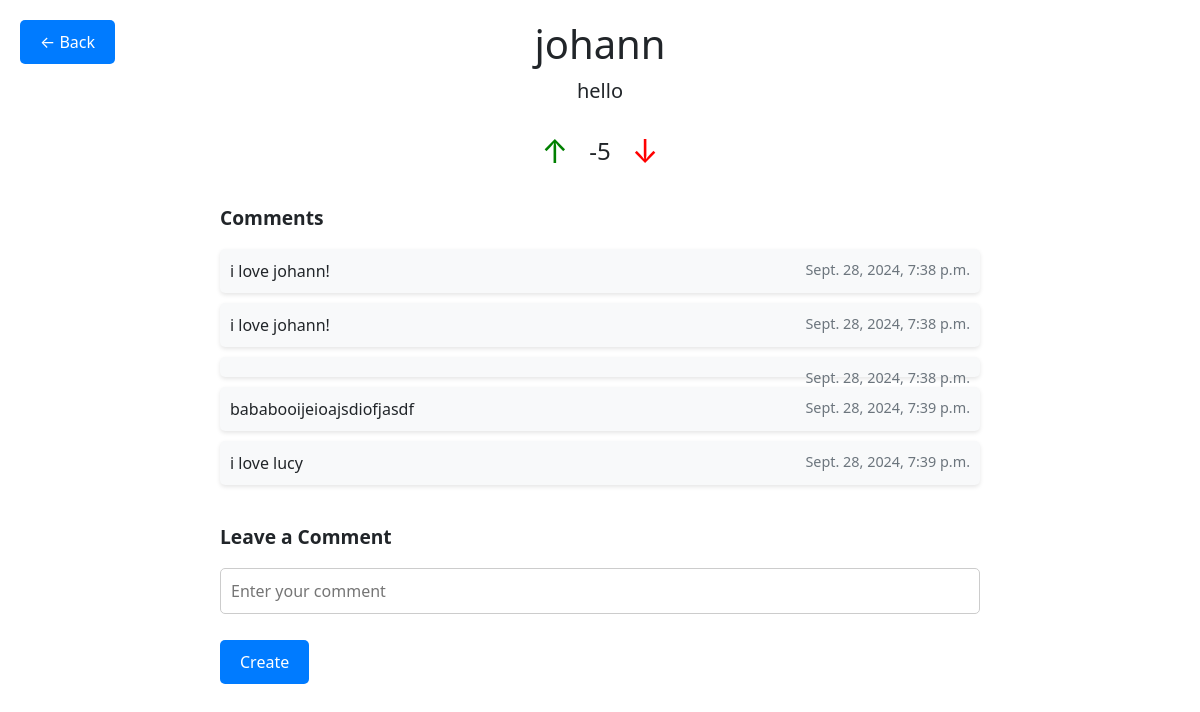
The page /app/post/9/ on the database its author committed.
### deals/models.py (models this page shows, shortened)
class Post(models.Model):
    product_name = models.CharField(max_length=200)
    location_name = models.CharField(max_length = 200)
    location_street_address = models.CharField(max_length = 200)
    location_lat = models.FloatField(default = 36.1446206)
    location_long = models.FloatField(default = -86.8032659)
    info_text = models.CharField(max_length = 500)
    score = models.IntegerField(default = 0)
    post_date = models.DateTimeField("date posted")
    tags = models.ManyToManyField(Tag)

class Comment(models.Model):
    post = models.ForeignKey(Post, on_delete=models.CASCADE)
    body_text = models.CharField(max_length=1000)
    post_date = models.DateTimeField("date posted")

### deals/views.py (the view)
# urls.py: path("post/<int:post_id>/", views.detail, name="detail"),
def detail(request, post_id: int) -> HttpResponse:
    post = get_object_or_404(Post, pk=post_id)
    return render(request, "deals/detail.html", {"post": post})

### deals/templates/deals/detail.html (shortened to what this page needs)
<!DOCTYPE html>
<html lang="en">
<head>
    <link href="https://cdn.jsdelivr.net/npm/bootstrap@5.3.0-alpha1/dist/css/bootstrap.min.css" rel="stylesheet">
</head>
<body>
    <a href="{% url 'deals:home'%}" class="back-button">← Back </a>
    <div class="page-container">
        <h1>{{ post.product_name }}</h1>
        <p class="lead text-center">{{ post.info_text }}</p>
        <form method="post" action="{% url 'deals:vote' post.id %}">
            <div class="vote-section">
                <button type="submit" name="upvote" class="vote-btn upvote">↑</button>
                <h3 id="score">{{ post.score }}</h3>
                <button type="submit" name="downvote" class="vote-btn downvote">↓</button>
            </div>
        </form>
        <div class="comment-list">
            <h2 class="comment-heading">Comments</h2>
            <ul class="list-unstyled">
                {% for comment in post.comment_set.all %}
                    <li class="comment-item">
                        {{ comment.body_text }}
                        <span class="comment-date">{{ comment.post_date }}</span>
                    </li>
                {% endfor %}
            </ul>
        </div>
        <div class="comment-section">
            <h2 class="comment-heading">Leave a Comment</h2>
            <form action="{% url 'deals:commenthandler' post.id%}" method="post">
                <fieldset>
                    <p>
                        <input type="text" name="comment_text" class="comment-input" placeholder="Enter your comment" required />
                    </p>
                </fieldset>
                <input type="submit" value="Create" class="submit-btn">
            </form>
        </div>
    </div>
</body>
</html>

### deals/templates/deals/detail.html (style rules this page uses)
.page-container { max-width: 800px; margin: 0 auto; padding: 20px; position: relative; }
.back-button { position: fixed; top: 20px; left: 20px; font-size: 16px; background-color: #007bff; color: white; padding: 10px 20px; border-radius: 5px; text-decoration: none; transition: background-color 0.3s; z-index: 1000; }
h1, h3 { text-align: center; }
.comment-list { margin-top: 30px; }
.comment-item { margin-bottom: 10px; padding: 10px; background-color: #f8f9fa; border-radius: 5px; box-shadow: 0px 2px 4px rgba(0, 0, 0, 0.1); position: relative; }
.comment-date { position: absolute; right: 10px; top: 10px; font-size: 0.9rem; color: #6c757d; }
.vote-section { display: flex; justify-content: center; align-items: center; margin-top: 20px; }
.vote-btn { background-color: transparent; border: none; font-size: 32px; cursor: pointer; }
.vote-btn.upvote { color: green; }
.vote-btn.downvote { color: red; }
#score { margin: 0 15px; font-size: 24px; }
.comment-section { margin-top: 40px; }
.comment-input { width: 100%; padding: 10px; margin-bottom: 10px; border: 1px solid #ccc; border-radius: 5px; }
.submit-btn { background-color: #007bff; color: white; border: none; padding: 10px 20px; border-radius: 5px; cursor: pointer; }
.comment-heading { margin-bottom: 20px; font-size: 1.2rem; font-weight: bold; }

### rows shown on the page
Post: product_name "johann", info_text "hello", score "-5"
Comment: body_text "i love johann!", post_date "Sept. 28, 2024, 7:38 p.m."
Comment: body_text "i love johann!", post_date "Sept. 28, 2024, 7:38 p.m."
Comment: post_date "Sept. 28, 2024, 7:38 p.m."
Comment: body_text "bababooijeioajsdiofjasdf", post_date "Sept. 28, 2024, 7:39 p.m."
Comment: body_text "i love lucy", post_date "Sept. 28, 2024, 7:39 p.m."
